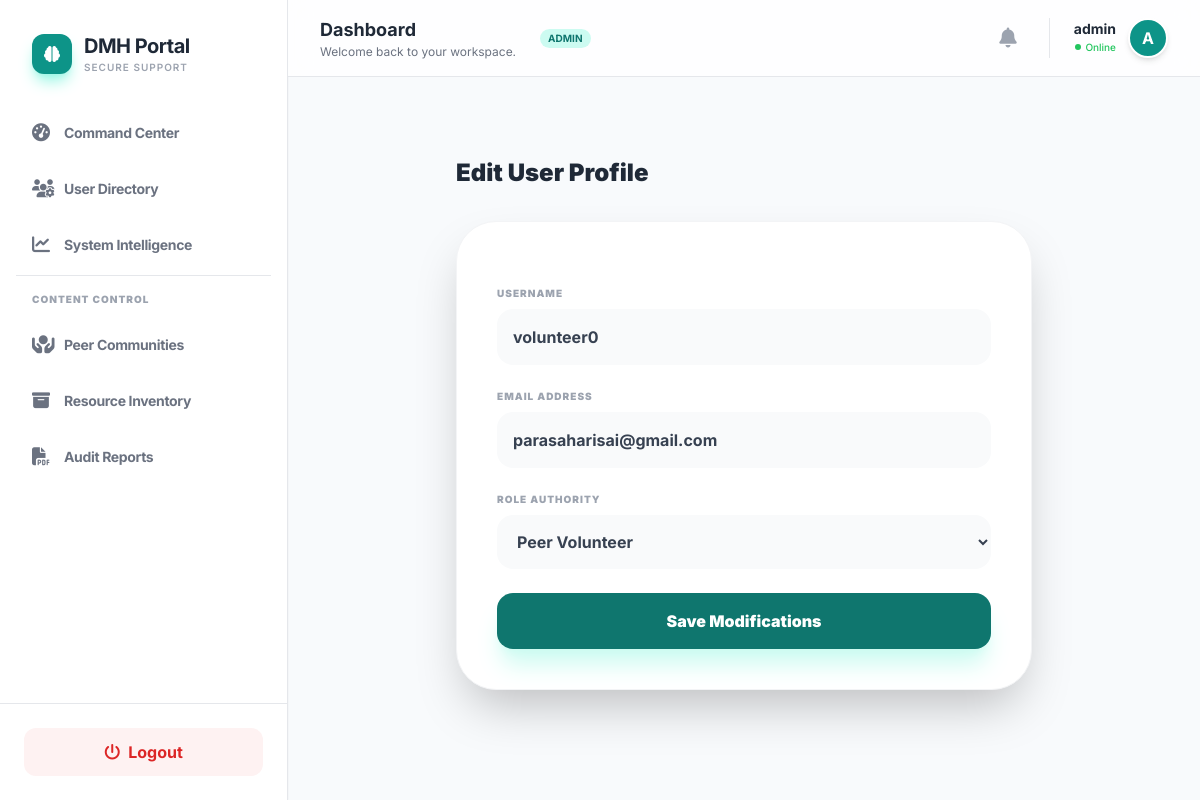
The app's page /dashboard/admin/users/edit/18/ (signed in) with its own data.
### accounts/models.py (models this page shows, shortened)
class User(AbstractUser):
    ROLE_CHOICES = (
        ('student', 'Student'),
        ('counsellor', 'Counsellor'),
        ('peer', 'Peer Volunteer'),
        ('admin', 'Admin'),
    )
    role = models.CharField(max_length=20, choices=ROLE_CHOICES, default='student')
    anonymous_id = models.UUIDField(default=uuid.uuid4, editable=False)
    is_approved = models.BooleanField(default=False)
    login_count = models.PositiveIntegerField(default=0) # Track login counts

### dashboard/views.py (the view, shortened to what this page needs)
# urls.py: path('admin/users/edit/<int:user_id>/', views.admin_edit_user, name='admin_edit_user'),
@login_required
def admin_edit_user(request, user_id):
    if not (request.user.is_superuser or request.user.role == 'admin'):
        return redirect('home')
    target = get_object_or_404(User, id=user_id)
    return render(request, 'dashboard/admin_edit_user.html', {'target': target})

### dashboard/context_processors.py (called while the page is built)
def notification_context(request):
    if request.user.is_authenticated:
        notifications = Notification.objects.filter(user=request.user).order_by('-created_at')[:5]
        unread_count = Notification.objects.filter(user=request.user, is_read=False).count()
        return {
            'nav_notifications': notifications,
            'unread_notif_count': unread_count
        }
    return {}

### templates/dashboard/admin_edit_user.html (shortened to what this page needs)
{% extends "base2.html" %}
{% block content %}
<div class="max-w-xl mx-auto py-12">
    <h1 class="text-2xl font-black text-gray-800 mb-8">Edit User Profile</h1>
    <form method="POST" class="bg-white p-10 rounded-[2.5rem] border border-gray-100 shadow-2xl space-y-6">
        <div>
            <label class="text-[10px] font-black text-gray-400 uppercase tracking-widest block mb-2">Username</label>
            <input type="text" name="username" value="{{ target.username }}" class="w-full p-4 bg-gray-50 border-none rounded-2xl focus:ring-2 focus:ring-teal-600 outline-none font-bold text-gray-700">
        </div>
        <div>
            <label class="text-[10px] font-black text-gray-400 uppercase tracking-widest block mb-2">Email Address</label>
            <input type="email" name="email" value="{{ target.email }}" class="w-full p-4 bg-gray-50 border-none rounded-2xl focus:ring-2 focus:ring-teal-600 outline-none font-bold text-gray-700">
        </div>
        <div>
            <label class="text-[10px] font-black text-gray-400 uppercase tracking-widest block mb-2">Role Authority</label>
            <select name="role" class="w-full p-4 bg-gray-50 border-none rounded-2xl focus:ring-2 focus:ring-teal-600 outline-none font-bold text-gray-700">
                <option value="peer" {% if target.role == 'peer' %}selected{% endif %}>Peer Volunteer</option>
            </select>
        </div>
        <button type="submit" class="w-full py-4 bg-teal-700 text-white font-black rounded-2xl shadow-xl shadow-teal-100 hover:bg-teal-800 transition">
            Save Modifications
        </button>
    </form>
</div>
{% endblock %}

### templates/base2.html (shortened to what this page needs)
<!DOCTYPE html>
<html lang="en">
<head>
    <link rel="stylesheet" href="https://cdnjs.cloudflare.com/ajax/libs/font-awesome/6.4.2/css/all.min.css">
    <script src="https://cdn.tailwindcss.com"></script>
</head>
<body class="bg-[var(--bg)] min-h-screen flex">
<aside class="w-72 bg-white border-r shadow-sm hidden md:flex flex-col sticky top-0 h-screen">
    <div class="p-8">
        <div class="flex items-center gap-3">
            <div class="w-10 h-10 bg-teal-600 rounded-xl flex items-center justify-center text-white shadow-lg shadow-teal-200">
                <i class="fa-solid fa-brain"></i>
            </div>
            <div>
                <h2 class="text-xl font-bold text-gray-800 tracking-tight">DMH Portal</h2>
                <p class="text-[10px] text-gray-400 uppercase tracking-widest font-semibold">Secure Support</p>
            </div>
        </div>
    </div>
    <nav class="flex-1 px-4 space-y-1 overflow-y-auto">
        {% if user.role == 'student' %}
            {% include "partials/sidebar_student.html" %}
        {% elif user.role == 'counsellor' %}
            {% include "partials/sidebar_counsellor.html" %}
        {% elif user.role == 'peer' %}
            {% include "partials/sidebar_volunteer.html" %}
        {% elif user.role == 'admin' %}
            {% include "partials/sidebar_admin.html" %}
        {% endif %}
    </nav>
    <div class="p-6 border-t">
        <a href="/auth/logout/"
           class="flex items-center justify-center gap-2 px-4 py-3 rounded-xl bg-red-50 text-red-600 font-bold hover:bg-red-100 transition duration-200">
            <i class="fa-solid fa-power-off"></i> Logout
        </a>
    </div>
</aside>
<div class="flex-1 flex flex-col min-w-0 overflow-hidden">
    <header class="bg-white/80 backdrop-blur-md border-b sticky top-0 z-40 px-8 py-4 flex justify-between items-center">
        <div class="flex items-center gap-4">
             <div class="hidden sm:block">
                <h1 class="text-lg font-bold text-gray-800">
                    {% block page_title %}Dashboard{% endblock %}
                </h1>
                <p class="text-xs text-gray-500">
                    {% block page_subtitle %}Welcome back to your workspace.{% endblock %}
                </p>
             </div>
             <span class="bg-teal-100 text-teal-700 text-[10px] uppercase font-bold px-2 py-0.5 rounded-full ml-2">
                {{ user.role }}
             </span>
        </div>
        <div class="flex items-center gap-6">
            <div class="relative">
                <button id="notifButton" class="relative p-2 text-gray-400 hover:text-teal-600 transition-colors focus:outline-none">
                    <i class="fa-solid fa-bell text-xl"></i>
                </button>
            </div>
            <div class="flex items-center gap-3 border-l pl-6">
                <div class="text-right hidden sm:block">
                    <p class="text-sm font-bold text-gray-800 leading-none mb-1">{{ user.username }}</p>
                    <p class="text-[10px] text-green-500 font-medium flex items-center justify-end gap-1">
                        <span class="w-1.5 h-1.5 bg-green-500 rounded-full"></span> Online
                    </p>
                </div>
                <div class="w-10 h-10 bg-teal-600 rounded-full border-2 border-white shadow-md flex items-center justify-center text-white font-bold">
                    {{ user.username|first|upper }}
                </div>
            </div>
        </div>
    </header>
    <main class="flex-1 p-8 overflow-y-auto bg-[#f8fafc]">
        <div class="max-w-7xl mx-auto">
            {% block content %}{% endblock %}
        </div>
    </main>
</div>
</body>
</html>

### templates/base2.html (style rules this page uses)
:root { --accent: #0f766e; --bg: #f8fafc; --card: #ffffff; }
body { font-family: 'Inter', sans-serif; }

### records on screen
User: role "ADMIN", username "admin", username|first "A"
User: username "volunteer0", email "parasaharisai@gmail.com", role "Peer Volunteer"
